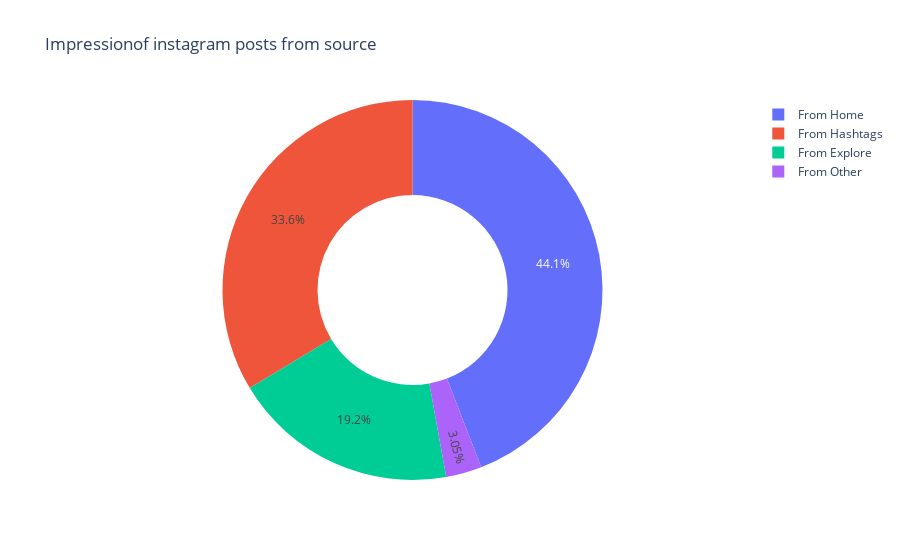

The notebook cell saved with this chart:
### Code cell
home = data["From Home"].sum()
hashtag = data["From Hashtags"].sum()  
explore = data["From Explore"].sum()
other = data["From Other"].sum()


labels = ["From Home", "From Hashtags", "From Explore", "From Other"]
values = [home, hashtag, explore, other]

fig = px.pie(data, values=values, names=labels, title="Impressionof instagram posts from source", hole=0.5)
fig.show()

### Figure 1 — Plotly figure (JSON) as saved in the notebook; plotly's stock layout.template omitted (floating-point values rounded to 4 significant figures)
{"data": [{"domain": {"x": [0, 1], "y": [0, 1]}, "hole": 0.5, "hovertemplate": "label=%{label}<br>value=%{value}<extra></extra>", "labels": ["From Home", "From Hashtags", "From Explore", "From Other"], "legendgroup": "", "name": "", "showlegend": true, "type": "pie", "values": [294619, 224614, 128294, 20360]}], "layout": {"autosize": true, "legend": {"tracegroupgap": 0}, "title": {"text": "Impressionof instagram posts from source"}}}
